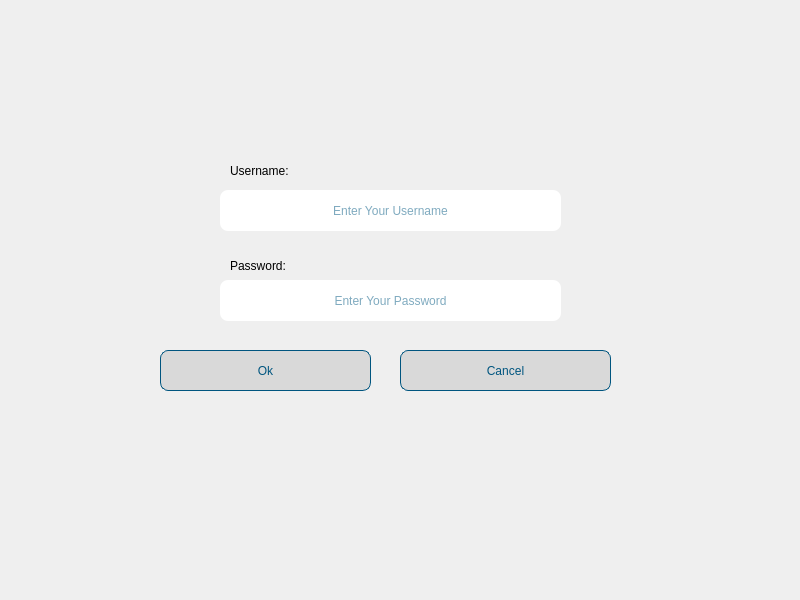
<?xml version="1.0" encoding="UTF-8"?>
<ui version="4.0">
 <class>VerifyDialog</class>
 <widget class="QDialog" name="VerifyDialog">
  <property name="geometry">
   <rect>
    <x>0</x>
    <y>0</y>
    <width>800</width>
    <height>600</height>
   </rect>
  </property>
  <property name="windowTitle">
   <string>Dialog</string>
  </property>
  <property name="styleSheet">
   <string notr="true">	
	
background-image: url(:/pics/Project-Images/QT-verification.jpg);    background-repeat: no-repeat;
background-position: center;




</string>
  </property>
  <widget class="QPushButton" name="pushButton_backMain">
   <property name="geometry">
    <rect>
     <x>400</x>
     <y>350</y>
     <width>211</width>
     <height>41</height>
    </rect>
   </property>
   <property name="autoFillBackground">
    <bool>false</bool>
   </property>
   <property name="styleSheet">
    <string notr="true">QPushButton
{
	
background-color: rgb(217, 217, 217);
border: 1px solid dark blue;
color: rgb(0, 85, 127);

	border-radius: 8px;
	font: 12pt &quot;Lucida Fax&quot;;
}

QPushButton:Hover 
{
border: 1px solid black;
	color: rgb(0, 0, 0);
	background-color: rgb(147, 147, 147);
	border-radius: 8px;
	font: 12pt &quot;Lucida Fax&quot;;
}</string>
   </property>
   <property name="text">
    <string>Cancel</string>
   </property>
   <property name="flat">
    <bool>false</bool>
   </property>
  </widget>
  <widget class="QLabel" name="label_3">
   <property name="geometry">
    <rect>
     <x>230</x>
     <y>250</y>
     <width>211</width>
     <height>31</height>
    </rect>
   </property>
   <property name="styleSheet">
    <string notr="true">color: rgb(0, 0, 0);
font: 11pt &quot;Lucida Fax&quot;;</string>
   </property>
   <property name="text">
    <string>Password:</string>
   </property>
   <property name="scaledContents">
    <bool>false</bool>
   </property>
   <property name="alignment">
    <set>Qt::AlignLeading|Qt::AlignLeft|Qt::AlignVCenter</set>
   </property>
  </widget>
  <widget class="QLabel" name="label_2">
   <property name="geometry">
    <rect>
     <x>230</x>
     <y>150</y>
     <width>171</width>
     <height>41</height>
    </rect>
   </property>
   <property name="styleSheet">
    <string notr="true">color: rgb(0, 0, 0);
font: 11pt &quot;Lucida Fax&quot;;</string>
   </property>
   <property name="text">
    <string>Username:</string>
   </property>
   <property name="scaledContents">
    <bool>false</bool>
   </property>
   <property name="alignment">
    <set>Qt::AlignLeading|Qt::AlignLeft|Qt::AlignVCenter</set>
   </property>
  </widget>
  <widget class="QLineEdit" name="lineEdit_Vpass">
   <property name="geometry">
    <rect>
     <x>220</x>
     <y>280</y>
     <width>341</width>
     <height>41</height>
    </rect>
   </property>
   <property name="styleSheet">
    <string notr="true">color: rgb(0, 85, 127);
background-color: rgb(255, 255, 255);
border-radius: 8px;
font: 12pt &quot;Lucida Fax&quot;;</string>
   </property>
   <property name="frame">
    <bool>false</bool>
   </property>
   <property name="echoMode">
    <enum>QLineEdit::Password</enum>
   </property>
   <property name="alignment">
    <set>Qt::AlignCenter</set>
   </property>
   <property name="placeholderText">
    <string>Enter Your Password</string>
   </property>
  </widget>
  <widget class="QLineEdit" name="lineEdit_Vmail">
   <property name="geometry">
    <rect>
     <x>220</x>
     <y>190</y>
     <width>341</width>
     <height>41</height>
    </rect>
   </property>
   <property name="styleSheet">
    <string notr="true">color: rgb(0, 85, 127);
background-color: rgb(255, 255, 255);
border-radius: 8px;
font: 12pt &quot;Lucida Fax&quot;;</string>
   </property>
   <property name="frame">
    <bool>false</bool>
   </property>
   <property name="alignment">
    <set>Qt::AlignCenter</set>
   </property>
   <property name="placeholderText">
    <string>Enter Your Username</string>
   </property>
  </widget>
  <widget class="QPushButton" name="pushButton_Vlogin">
   <property name="geometry">
    <rect>
     <x>160</x>
     <y>350</y>
     <width>211</width>
     <height>41</height>
    </rect>
   </property>
   <property name="autoFillBackground">
    <bool>false</bool>
   </property>
   <property name="styleSheet">
    <string notr="true">QPushButton
{
	
background-color: rgb(217, 217, 217);
border: 1px solid dark blue;
color: rgb(0, 85, 127);

	border-radius: 8px;
	font: 12pt &quot;Lucida Fax&quot;;
}

QPushButton:Hover 
{
border: 1px solid black;
	color: rgb(0, 0, 0);
	background-color: rgb(147, 147, 147);
	border-radius: 8px;
	font: 12pt &quot;Lucida Fax&quot;;
}</string>
   </property>
   <property name="text">
    <string>Ok</string>
   </property>
   <property name="flat">
    <bool>false</bool>
   </property>
  </widget>
 </widget>
 <resources/>
 <connections/>
</ui>
